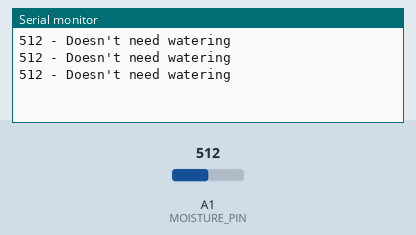
Recording of a sketch running on a simulated Arduino Uno, built with avr-gcc and run on an emulated ATmega328P. On the bench: the last lines printed to the serial monitor. Inputs (shaded band) come from the test bench; at power-on: A1 (MOISTURE_PIN) = 512.

Above: at 1.3 s.
1.4 s: A1 (MOISTURE_PIN) set to 792
At 1.9 s:
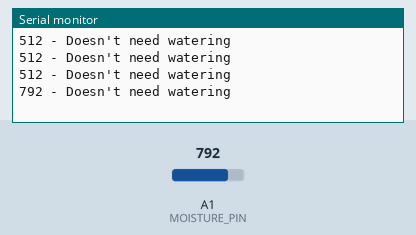
2.9 s: A1 (MOISTURE_PIN) set to 808
At 3.4 s:
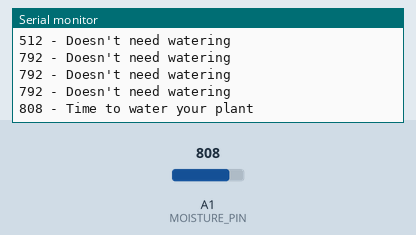

Measured:
- the behaviour switches between 799 and 800 on A1 (MOISTURE_PIN) (found by bisection; images 1 and 2)
- after the input at 1.4 s, the serial monitor: prints a new line after 0.10 s (image 1)
- after the input at 2.9 s, the serial monitor: prints a new line after 0.10 s (image 2)

The sketch:

YL-69.ino
```cpp
int MOISTURE_PIN = A1;
// you can adjust the threshold value
int thresholdValue = 800;

void setup(){
  Serial.begin(9600);
}

void loop() {
  int sensorValue = analogRead(MOISTURE_PIN);
  Serial.print(sensorValue);
  if(sensorValue < thresholdValue){
    Serial.println(" - Doesn't need watering");
  }
  else {
    Serial.println(" - Time to water your plant");
  }
  delay(500);
}
```
